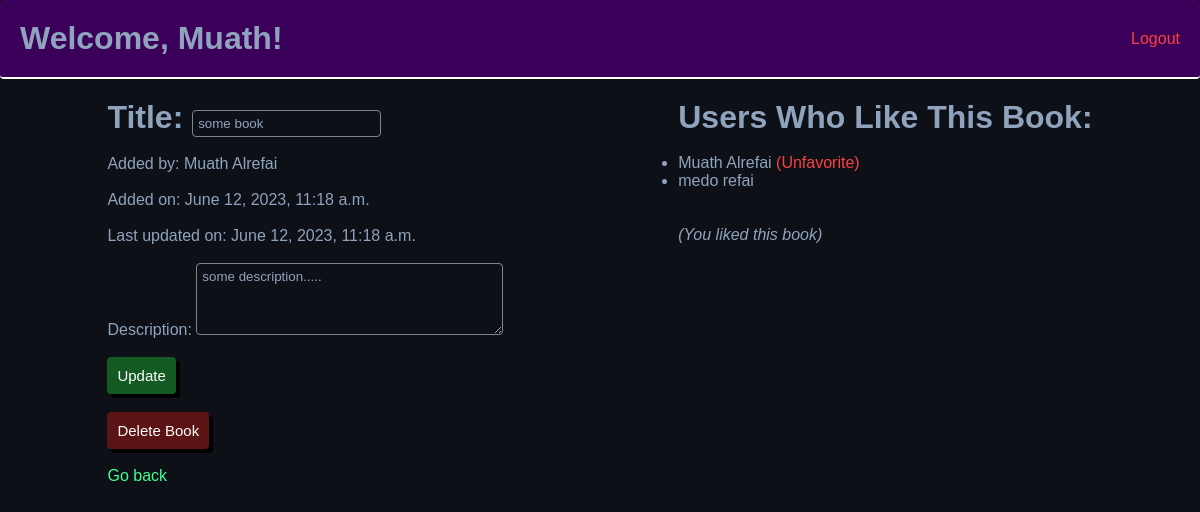
Page /books/edit/3 (signed in) on the committed database.
### login_app/models.py (models this page shows)
class User(models.Model):
    first_name = models.CharField(max_length=255)
    last_name = models.CharField(max_length=255)
    email = models.EmailField(max_length=254)
    password = models.CharField(max_length=255)
    created_at = models.DateTimeField(auto_now_add=True)
    updated_at = models.DateTimeField(auto_now=True)
    objects = Validator()

### favorites_app/models.py (models this page shows)
class Book(models.Model):
    title = models.CharField(max_length=255)
    description = models.TextField(default="No description added, click Edit to add one now!")
    uploaded_by = models.ForeignKey(User, related_name="books_uploaded", on_delete=models.CASCADE)
    users_who_like = models.ManyToManyField(User, related_name="liked_books")
    created_at = models.DateTimeField(auto_now_add=True)
    updated_at = models.DateTimeField(auto_now=True)

### favorites_app/views.py (the view)
# urls.py: path('books/edit/<int:ID>', views.view_edit_book),
def view_edit_book(request, ID):
    user = User.objects.get(id=request.session['userid'])
    book = Book.objects.get(id = ID)
    context = {
        "user": user,
        "books": models.get_all_books_model(),
        "book": book
    }
    return render(request, 'edit_book.html', context)

### favorites_app/models.py (called while the page is built)
def get_all_books_model():
    return Book.objects.all()

### favorites_app/templates/edit_book.html (shortened to what this page needs)
<!DOCTYPE html>
<html lang="en">
<head>
    {% load static %}
    <link rel="stylesheet" href="{% static 'books/style.css' %}">
</head>
<body>
    <div class="navbar">
        <h1>Welcome, {{user.first_name}}!</h1>
        <a href="/logout" class="anchor">Logout</a>
    </div>
    <div class="container_book_info">
        <div class="content_left">
            <form action="/books/update" method="POST">
                <h1>Title: <input type="text" name="book_title" value="{{book.title}}" class="textBoxes"></h1><br>
                <p>Added by: {{book.uploaded_by.first_name}} {{book.uploaded_by.last_name}}</p><br>
                <p>Added on: {{book.created_at}}</p><br>
                <p>Last updated on: {{book.updated_at}}</p><br>
                <p>Description: <textarea name="book_desc" cols="35" rows="4" class="textBoxes">{{book.description}}</textarea></p><br>
                <button type="submit" class="btn">Update</button>
            </form><br>
            <form action="/books/delete" method="POST">
                <input type="submit" value="Delete Book" class="btnR">
            </form><br>
            <a href="/books" class="anchorG">Go back</a>
        </div>
        <div class="content_right">
            <h1>Users Who Like This Book: </h1><br>
            <ul>
                {% for liked_user in book.users_who_like.all %}
                <li>{{liked_user.first_name}} {{liked_user.last_name}}
                    {% if user == liked_user %}
                    <a href="/unfav_book/{{book.id}}" class="anchor">(Unfavorite)</a>
                    {% endif %}
                </li>
                {% endfor %}
            </ul><br><br>
            {% if user in book.users_who_like.all %}
            <p><em>(You liked this book)</em></p>
            {% else %}
            <a href="/fav_book/{{book.id}}" class="anchorG">Add to Favorites</a>
            {% endif %}
        </div>
    </div>
</body>
</html>

### favorites_app/static/books/style.css (style rules this page uses)
* { margin: 0; padding: 0; font-family: helvetica; }
body { background-color: #0d1117; color: #90a3bd; }
.navbar { border-bottom: 2px solid white; background-color: rgb(59, 0, 89); border-radius: 4px; display: flex; justify-content: space-between; padding: 20px; width: cover; align-items: center; }
.btn { padding: 10px; color: white; background-color: #135b22; border: none; text-decoration: none; cursor: pointer; box-shadow: 4px 4px black; border-radius: 4px; width: fit-content; font-size: 15px; transition: 80ms cubic-bezier(0.33, 1, 0.68, 1); transition-property: color, background-color, box-shadow, border-color; }
.btnR { padding: 10px; color: white; background-color: #5b1313; border: none; text-decoration: none; cursor: pointer; box-shadow: 4px 4px black; border-radius: 4px; width: fit-content; font-size: 15px; transition: 80ms cubic-bezier(0.33, 1, 0.68, 1); transition-property: color, background-color, box-shadow, border-color; }
.textBoxes { border: 1px solid #7d8590; background-color: #0d1117; border-radius: 4px; color: #90a3bd; padding: 5px; }
.anchor { text-decoration: none; color: rgb(255, 63, 63); }
.anchorG { text-decoration: none; color: rgb(63, 255, 146); }
.container_book_info { margin: 20px; display: flex; justify-content: space-around; }

### rows in the picture
User: first_name "Muath", last_name "Alrefai"
Book: book_title "some book", uploaded_by.first_name "Muath", uploaded_by.last_name "Alrefai", created_at "June 12, 2023, 11:18 a.m.", updated_at "June 12, 2023, 11:18 a.m.", book_desc "some description....."
User: first_name "medo", last_name "refai"
